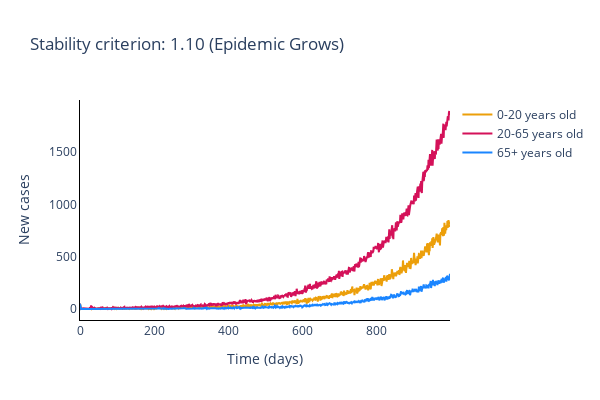
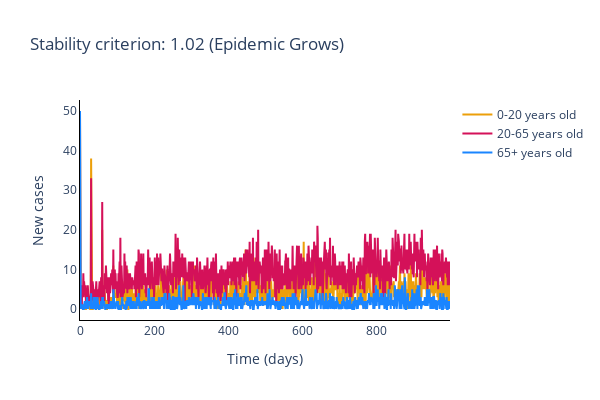
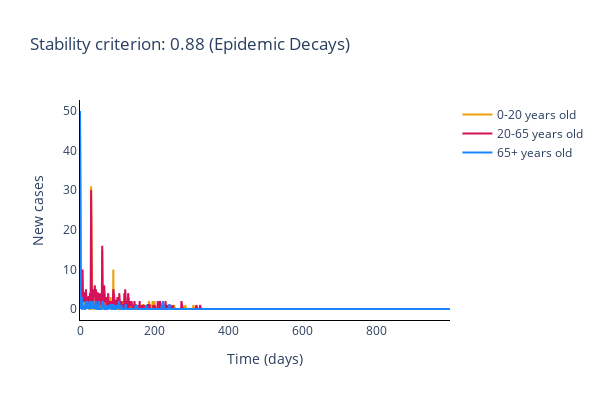
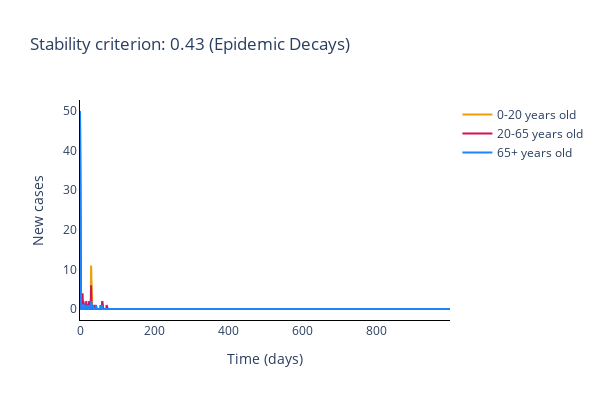

The cell these charts' notebook holds for them, in order:
### Markdown cell above
### Plot disagreggated local incidence numbers

### Code cell
for _, desagg_cases in enumerate(stochastic_cases):
    # Identify fate of epidemic
    if stability_criterion[_] < 1:
        fate = '(Epidemic Decays)'
    else:
        fate = '(Epidemic Grows)'

    # Plot (bar chart cases each day)
    fig = go.Figure()

    for cat in range(num_categories):
        # Plot of incidences for category
        fig.add_trace(
            go.Scatter(
                x=times,
                y=desagg_cases[:, cat],
                name=trace_names[cat],
                line_color=colour_names[cat]
            )
        )

    # Add axis labels
    fig.update_layout(
        width=600, 
        height=400,
        plot_bgcolor='white',
        title='Stability criterion: {:.2f} '.format(stability_criterion[_])  + fate,
        xaxis=dict(linecolor='black'),
        xaxis_title='Time (days)',
        yaxis=dict(linecolor='black'),
        yaxis_title='New cases'
    )

    fig.write_image('images/Stoc_SC_{}.pdf'.format(_+1))

    fig.show()

### Figure 1 — Plotly figure (JSON) as saved in the notebook; plotly's stock layout.template omitted (floating-point values rounded to 4 significant figures; data arrays with more than 128 entries replaced by an {"elided": "..."} marker saying what was removed)
{"data": [{"line": {"color": "#EC9F0A"}, "name": "0-20 years old", "type": "scatter", "x": {"elided": "1000 int values"}, "y": {"elided": "1000 int values"}}, {"line": {"color": "#D41159"}, "name": "20-65 years old", "type": "scatter", "x": {"elided": "1000 int values"}, "y": {"elided": "1000 int values"}}, {"line": {"color": "#1A85FF"}, "name": "65+ years old", "type": "scatter", "x": {"elided": "1000 int values"}, "y": {"elided": "1000 int values"}}], "layout": {"height": 400, "plot_bgcolor": "white", "title": {"text": "Stability criterion: 1.10 (Epidemic Grows)"}, "width": 600, "xaxis": {"linecolor": "black", "title": {"text": "Time (days)"}}, "yaxis": {"linecolor": "black", "title": {"text": "New cases"}}}}

### Figure 2 — Plotly figure (JSON) as saved in the notebook; plotly's stock layout.template omitted (floating-point values rounded to 4 significant figures; data arrays with more than 128 entries replaced by an {"elided": "..."} marker saying what was removed)
{"data": [{"line": {"color": "#EC9F0A"}, "name": "0-20 years old", "type": "scatter", "x": {"elided": "1000 int values"}, "y": {"elided": "1000 int values"}}, {"line": {"color": "#D41159"}, "name": "20-65 years old", "type": "scatter", "x": {"elided": "1000 int values"}, "y": {"elided": "1000 int values"}}, {"line": {"color": "#1A85FF"}, "name": "65+ years old", "type": "scatter", "x": {"elided": "1000 int values"}, "y": {"elided": "1000 int values"}}], "layout": {"height": 400, "plot_bgcolor": "white", "title": {"text": "Stability criterion: 1.02 (Epidemic Grows)"}, "width": 600, "xaxis": {"linecolor": "black", "title": {"text": "Time (days)"}}, "yaxis": {"linecolor": "black", "title": {"text": "New cases"}}}}

### Figure 3 — Plotly figure (JSON) as saved in the notebook; plotly's stock layout.template omitted (floating-point values rounded to 4 significant figures; data arrays with more than 128 entries replaced by an {"elided": "..."} marker saying what was removed)
{"data": [{"line": {"color": "#EC9F0A"}, "name": "0-20 years old", "type": "scatter", "x": {"elided": "1000 int values"}, "y": {"elided": "1000 int values"}}, {"line": {"color": "#D41159"}, "name": "20-65 years old", "type": "scatter", "x": {"elided": "1000 int values"}, "y": {"elided": "1000 int values"}}, {"line": {"color": "#1A85FF"}, "name": "65+ years old", "type": "scatter", "x": {"elided": "1000 int values"}, "y": {"elided": "1000 int values"}}], "layout": {"height": 400, "plot_bgcolor": "white", "title": {"text": "Stability criterion: 0.88 (Epidemic Decays)"}, "width": 600, "xaxis": {"linecolor": "black", "title": {"text": "Time (days)"}}, "yaxis": {"linecolor": "black", "title": {"text": "New cases"}}}}

### Figure 4 — Plotly figure (JSON) as saved in the notebook; plotly's stock layout.template omitted (floating-point values rounded to 4 significant figures; data arrays with more than 128 entries replaced by an {"elided": "..."} marker saying what was removed)
{"data": [{"line": {"color": "#EC9F0A"}, "name": "0-20 years old", "type": "scatter", "x": {"elided": "1000 int values"}, "y": {"elided": "1000 int values"}}, {"line": {"color": "#D41159"}, "name": "20-65 years old", "type": "scatter", "x": {"elided": "1000 int values"}, "y": {"elided": "1000 int values"}}, {"line": {"color": "#1A85FF"}, "name": "65+ years old", "type": "scatter", "x": {"elided": "1000 int values"}, "y": {"elided": "1000 int values"}}], "layout": {"height": 400, "plot_bgcolor": "white", "title": {"text": "Stability criterion: 0.43 (Epidemic Decays)"}, "width": 600, "xaxis": {"linecolor": "black", "title": {"text": "Time (days)"}}, "yaxis": {"linecolor": "black", "title": {"text": "New cases"}}}}
